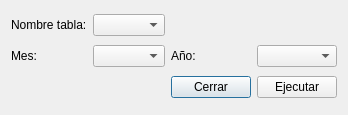
<?xml version="1.0" encoding="UTF-8"?>
<ui version="4.0">
 <class>frm_borrar_tabla</class>
 <widget class="QDialog" name="frm_borrar_tabla">
  <property name="geometry">
   <rect>
    <x>0</x>
    <y>0</y>
    <width>327</width>
    <height>115</height>
   </rect>
  </property>
  <property name="windowTitle">
   <string>Borrar registros</string>
  </property>
  <property name="windowIcon">
   <iconset>
    <normaloff>../../img/windows/main.svg</normaloff>../../img/windows/main.svg</iconset>
  </property>
  <layout class="QGridLayout" name="gridLayout">
   <item row="0" column="0">
    <widget class="QLabel" name="lbl_0">
     <property name="text">
      <string>Nombre tabla:</string>
     </property>
    </widget>
   </item>
   <item row="0" column="1">
    <widget class="QComboBox" name="cmb_tabla"/>
   </item>
   <item row="1" column="0">
    <widget class="QLabel" name="lbl_1">
     <property name="text">
      <string>Mes:</string>
     </property>
    </widget>
   </item>
   <item row="1" column="1">
    <widget class="QComboBox" name="cmb_mes"/>
   </item>
   <item row="1" column="2">
    <widget class="QLabel" name="lbl_2">
     <property name="text">
      <string>Año:</string>
     </property>
    </widget>
   </item>
   <item row="1" column="3">
    <widget class="QComboBox" name="comboBox_3"/>
   </item>
   <item row="2" column="2">
    <widget class="QPushButton" name="btn_cerrar">
     <property name="text">
      <string>Cerrar</string>
     </property>
    </widget>
   </item>
   <item row="2" column="3">
    <widget class="QPushButton" name="btn_ejecutar">
     <property name="text">
      <string>Ejecutar</string>
     </property>
    </widget>
   </item>
  </layout>
 </widget>
 <resources/>
 <connections/>
</ui>
